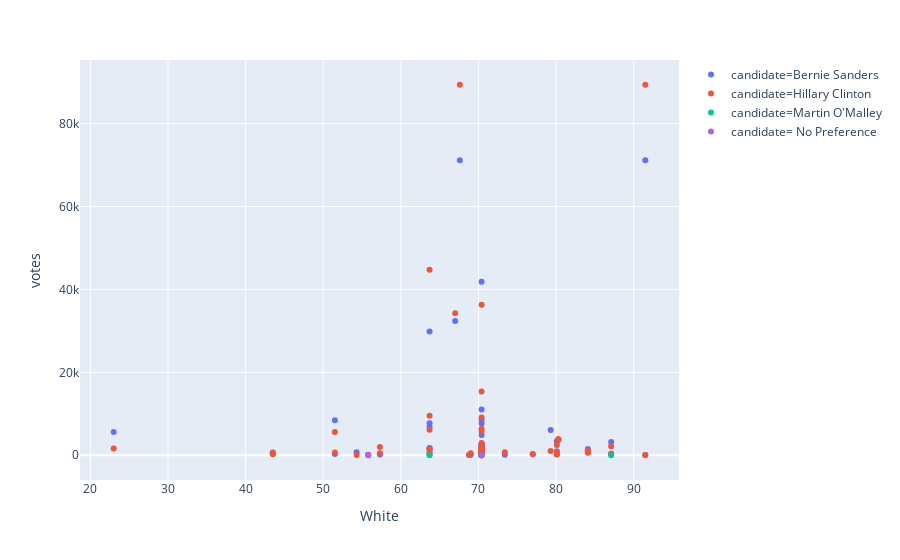

Write notebook code for a chart like this one.
### Code cell
fig = px.scatter(allData1, x="White", y="votes", color="candidate")
fig.show()

### Figure 1 — Plotly figure (JSON) as saved in the notebook; plotly's stock layout.template omitted (floating-point values rounded to 4 significant figures)
{"data": [{"hoverlabel": {"namelength": 0}, "hovertemplate": "candidate=Bernie Sanders<br>White=%{x}<br>votes=%{y}", "legendgroup": "candidate=Bernie Sanders", "marker": {"color": "#636efa", "symbol": "circle"}, "mode": "markers", "name": "candidate=Bernie Sanders", "showlegend": true, "type": "scatter", "x": [70.4, 70.4, 70.4, 70.4, 70.4, 70.4, 70.4, 70.4, 70.4, 70.4, 70.4, 70.4, 70.4, 70.4, 70.4, 70.4, 70.4, 70.4, 70.4, 70.4, 70.4, 70.4, 70.4, 70.4, 70.4, 70.4, 70.4, 70.4, 70.4, 70.4, 73.4, 57.3, 57.3, 51.5, 51.5, 23, 91.5, 63.7, 63.7, 63.7, 63.7, 63.7, 63.7, 80.1, 80.1, 80.1, 87.1, 87.1, 55.8, 77, 91.5, 67.6, 43.5, 43.5, 68.8, 84.1, 84.1, 84.1, 67, 80.3, 69, 79.3, 54.3], "xaxis": "x", "y": [562, 8507, 12, 236, 781, 256, 71, 595, 932, 415, 582, 513, 2, 4867, 79, 409, 664, 140, 2087, 597, 2411, 2006, 41841, 11013, 2833, 275, 1509, 155, 984, 7676, 132, 342, 209, 306, 8472, 5605, 90, 7728, 344, 1663, 6891, 1773, 29841, 178, 943, 3363, 343, 3198, 92, 271, 71134, 71134, 666, 393, 83, 909, 1168, 1498, 32368, 3654, 150, 6071, 734], "yaxis": "y"}, {"hoverlabel": {"namelength": 0}, "hovertemplate": "candidate=Hillary Clinton<br>White=%{x}<br>votes=%{y}", "legendgroup": "candidate=Hillary Clinton", "marker": {"color": "#EF553B", "symbol": "circle"}, "mode": "markers", "name": "candidate=Hillary Clinton", "showlegend": true, "type": "scatter", "x": [70.4, 70.4, 70.4, 70.4, 70.4, 70.4, 70.4, 70.4, 70.4, 70.4, 70.4, 70.4, 70.4, 70.4, 70.4, 70.4, 70.4, 70.4, 70.4, 70.4, 70.4, 70.4, 70.4, 70.4, 70.4, 70.4, 70.4, 70.4, 70.4, 70.4, 73.4, 57.3, 57.3, 51.5, 51.5, 23, 91.5, 63.7, 63.7, 63.7, 63.7, 63.7, 63.7, 80.1, 80.1, 80.1, 87.1, 87.1, 55.8, 77, 91.5, 67.6, 43.5, 43.5, 68.8, 84.1, 84.1, 84.1, 67, 80.3, 69, 79.3, 54.3], "xaxis": "x", "y": [1511, 9110, 10, 252, 858, 1741, 35, 409, 999, 484, 601, 1663, 1, 5851, 64, 2982, 754, 136, 1167, 1374, 2557, 1649, 36321, 15390, 2444, 781, 660, 33, 1181, 6381, 724, 2017, 486, 647, 5591, 1639, 48, 6137, 440, 1067, 9552, 1447, 44775, 248, 778, 2468, 357, 2161, 49, 319, 89373, 89373, 603, 267, 79, 594, 1123, 710, 34255, 3915, 474, 1011, 68], "yaxis": "y"}, {"hoverlabel": {"namelength": 0}, "hovertemplate": "candidate=Martin O'Malley<br>White=%{x}<br>votes=%{y}", "legendgroup": "candidate=Martin O'Malley", "marker": {"color": "#00cc96", "symbol": "circle"}, "mode": "markers", "name": "candidate=Martin O'Malley", "showlegend": true, "type": "scatter", "x": [70.4, 63.7, 87.1], "xaxis": "x", "y": [0, 16, 0], "yaxis": "y"}, {"hoverlabel": {"namelength": 0}, "hovertemplate": "candidate= No Preference<br>White=%{x}<br>votes=%{y}", "legendgroup": "candidate= No Preference", "marker": {"color": "#ab63fa", "symbol": "circle"}, "mode": "markers", "name": "candidate= No Preference", "showlegend": true, "type": "scatter", "x": [70.4, 55.8], "xaxis": "x", "y": [1, 0], "yaxis": "y"}], "layout": {"legend": {"tracegroupgap": 0}, "margin": {"t": 60}, "xaxis": {"anchor": "y", "domain": [0, 1], "title": {"text": "White"}}, "yaxis": {"anchor": "x", "domain": [0, 1], "title": {"text": "votes"}}}}
